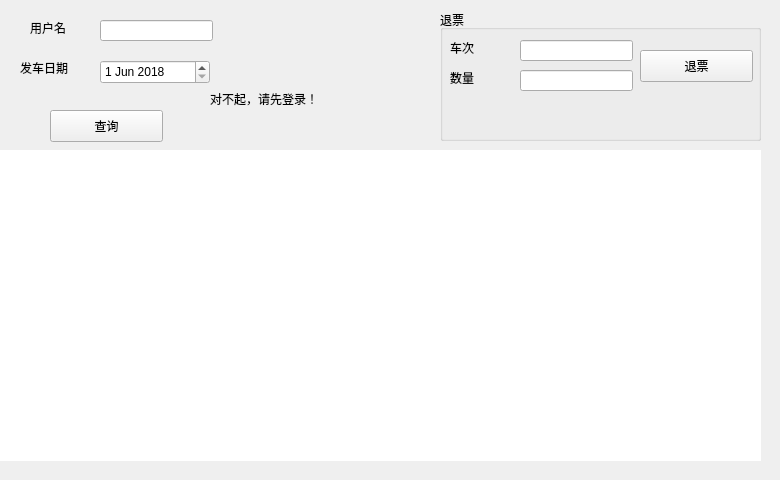
    <widget class="QWidget" name="tab_3">
     <attribute name="title">
      <string>查询订单</string>
     </attribute>
     <widget class="QFrame" name="tab3_nologin">
      <property name="geometry">
       <rect>
        <x>170</x>
        <y>60</y>
        <width>211</width>
        <height>80</height>
       </rect>
      </property>
      <property name="styleSheet">
       <string notr="true">QFrame{border: 0px;}</string>
      </property>
      <property name="frameShape">
       <enum>QFrame::StyledPanel</enum>
      </property>
      <property name="frameShadow">
       <enum>QFrame::Raised</enum>
      </property>
      <widget class="QLabel" name="label_6">
       <property name="geometry">
        <rect>
         <x>40</x>
         <y>30</y>
         <width>131</width>
         <height>16</height>
        </rect>
       </property>
       <property name="text">
        <string>&lt;html&gt;&lt;head/&gt;&lt;body&gt;&lt;p&gt;对不起，请先登录！&lt;/p&gt;&lt;/body&gt;&lt;/html&gt;</string>
       </property>
      </widget>
     </widget>
     <widget class="QFrame" name="tab3_logined">
      <property name="geometry">
       <rect>
        <x>0</x>
        <y>0</y>
        <width>771</width>
        <height>471</height>
       </rect>
      </property>
      <property name="styleSheet">
       <string notr="true">QFrame{border: 0px;}</string>
      </property>
      <property name="frameShape">
       <enum>QFrame::StyledPanel</enum>
      </property>
      <property name="frameShadow">
       <enum>QFrame::Raised</enum>
      </property>
      <widget class="QPushButton" name="tab3_logined_frame_search">
       <property name="geometry">
        <rect>
         <x>50</x>
         <y>110</y>
         <width>113</width>
         <height>32</height>
        </rect>
       </property>
       <property name="text">
        <string>查询</string>
       </property>
      </widget>
      <widget class="QLabel" name="label_22">
       <property name="geometry">
        <rect>
         <x>30</x>
         <y>20</y>
         <width>60</width>
         <height>16</height>
        </rect>
       </property>
       <property name="text">
        <string>用户名</string>
       </property>
      </widget>
      <widget class="QLineEdit" name="tab3_logined_frame_username">
       <property name="geometry">
        <rect>
         <x>100</x>
         <y>20</y>
         <width>113</width>
         <height>21</height>
        </rect>
       </property>
      </widget>
      <widget class="QDateEdit" name="tab3_logined_frame_date">
       <property name="geometry">
        <rect>
         <x>100</x>
         <y>60</y>
         <width>110</width>
         <height>24</height>
        </rect>
       </property>
       <property name="maximumDateTime">
        <datetime>
         <hour>23</hour>
         <minute>59</minute>
         <second>59</second>
         <year>2018</year>
         <month>12</month>
         <day>31</day>
        </datetime>
       </property>
       <property name="minimumDateTime">
        <datetime>
         <hour>0</hour>
         <minute>0</minute>
         <second>0</second>
         <year>2018</year>
         <month>1</month>
         <day>1</day>
        </datetime>
       </property>
       <property name="date">
        <date>
         <year>2018</year>
         <month>6</month>
         <day>1</day>
        </date>
       </property>
      </widget>
      <widget class="QLabel" name="label_23">
       <property name="geometry">
        <rect>
         <x>20</x>
         <y>60</y>
         <width>60</width>
         <height>16</height>
        </rect>
       </property>
       <property name="text">
        <string>发车日期</string>
       </property>
      </widget>
      <widget class="QTableWidget" name="tab3_ticketHistory">
       <property name="geometry">
        <rect>
         <x>0</x>
         <y>150</y>
         <width>761</width>
         <height>311</height>
        </rect>
       </property>
      </widget>
      <widget class="QGroupBox" name="groupBox_2">
       <property name="geometry">
        <rect>
         <x>440</x>
         <y>10</y>
         <width>321</width>
         <height>131</height>
        </rect>
       </property>
       <property name="title">
        <string>退票</string>
       </property>
       <widget class="QLabel" name="label_28">
        <property name="geometry">
         <rect>
          <x>10</x>
          <y>30</y>
          <width>60</width>
          <height>16</height>
         </rect>
        </property>
        <property name="text">
         <string>车次</string>
        </property>
       </widget>
       <widget class="QLineEdit" name="group_tid">
        <property name="geometry">
         <rect>
          <x>80</x>
          <y>30</y>
          <width>113</width>
          <height>21</height>
         </rect>
        </property>
       </widget>
       <widget class="QLabel" name="label_29">
        <property name="geometry">
         <rect>
          <x>10</x>
          <y>60</y>
          <width>60</width>
          <height>16</height>
         </rect>
        </property>
        <property name="text">
         <string>数量</string>
        </property>
       </widget>
       <widget class="QLineEdit" name="group_num">
        <property name="geometry">
         <rect>
          <x>80</x>
          <y>60</y>
          <width>113</width>
          <height>21</height>
         </rect>
        </property>
       </widget>
       <widget class="QPushButton" name="group_refund_button">
        <property name="geometry">
         <rect>
          <x>200</x>
          <y>40</y>
          <width>113</width>
          <height>32</height>
         </rect>
        </property>
        <property name="text">
         <string>退票</string>
        </property>
       </widget>
      </widget>
     </widget>
    </widget>
